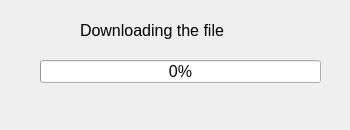
<?xml version="1.0" encoding="UTF-8"?>
<ui version="4.0">
 <class>Dialog</class>
 <widget class="QDialog" name="Dialog">
  <property name="geometry">
   <rect>
    <x>0</x>
    <y>0</y>
    <width>350</width>
    <height>130</height>
   </rect>
  </property>
  <property name="windowTitle">
   <string>Dialog</string>
  </property>
  <widget class="QProgressBar" name="progressBar">
   <property name="geometry">
    <rect>
     <x>40</x>
     <y>60</y>
     <width>281</width>
     <height>23</height>
    </rect>
   </property>
   <property name="font">
    <font>
     <pointsize>12</pointsize>
    </font>
   </property>
   <property name="value">
    <number>0</number>
   </property>
  </widget>
  <widget class="QLabel" name="label">
   <property name="geometry">
    <rect>
     <x>80</x>
     <y>20</y>
     <width>181</width>
     <height>21</height>
    </rect>
   </property>
   <property name="font">
    <font>
     <pointsize>12</pointsize>
    </font>
   </property>
   <property name="text">
    <string>Downloading the file</string>
   </property>
  </widget>
 </widget>
 <resources/>
 <connections/>
</ui>
